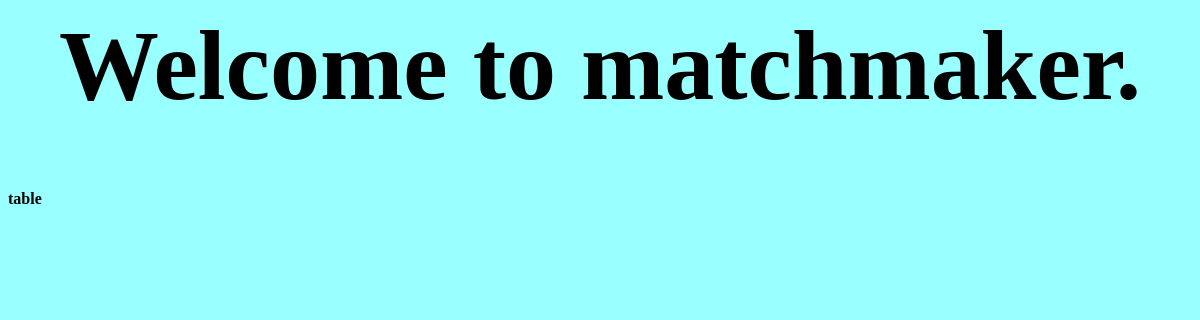
The app's page /match/, older data.
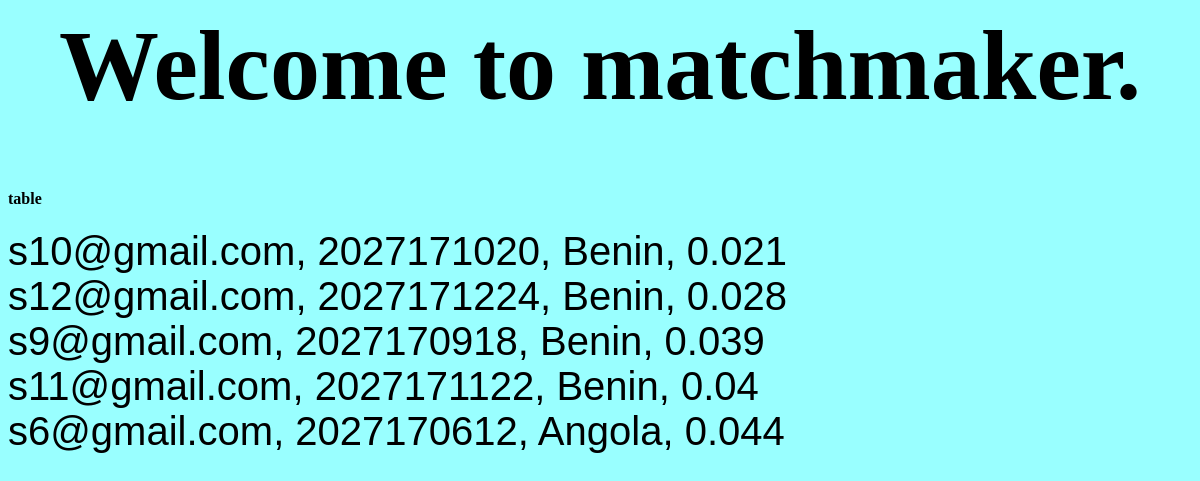
The same page, newer data.
### matchmaker/models.py (models this page shows)
class Seller(models.Model):
    email = models.CharField(max_length=50, primary_key = True)
    phone_number = models.IntegerField()
    address = models.CharField(max_length=50)
    country_name = models.CharField(max_length=50)
    total_produced_2018_Gwh = models.FloatField(default=0.0)
    price_per_kwh = models.FloatField(default=0.0)

### matchmaker/views.py (the view)
# urls.py: path('match/', views.matchmaker, name='matchmaker'),
def matchmaker(request):
	prices = [.01, .05]
	countries = ['Benin', 'Angola']
	sortBy = ['price_per_kwh','country_name']
	if len(prices) > 0:
		table = Seller.objects.filter(price_per_kwh__gte=prices[0], price_per_kwh__lte=prices[1])
	else: table = Seller.objects.all()
	if len(countries) > 0:
		table = table.filter(country_name__in=countries)
	if len(sortBy) == 1:
			table = table.order_by(sortBy[0])
	if len(sortBy) == 2:
		table = table.order_by(sortBy[0], sortBy[1])
	return render(request, 'matchmaker.html', {'matches': table})

### matchmaker/templates/matchmaker.html
{% load static %}
<html lang="en-US">
    <head>
        <link rel="stylesheet" href="{% static 'style.css' %}">
        <h1> Welcome to matchmaker.</h1>
    </head>
    <div>
    	<h4> table </h4>
    </div>
    {% for seller in matches %}
    <div class="seller">
        {{ seller.email }}, {{ seller.phone_number }}, {{ seller.country_name }}, {{seller.price_per_kwh}}
    </div>
    {% endfor %}
</html>

### matchmaker/static/style.css (style rules this page uses)
h1 { font-size: 100px; text-align: center; }
.seller { font-size: 40px; font-family: Arial; }

Row changes from the older to the newer data that the page shows:
added Seller: email "s10@gmail.com", phone_number "2027171020", country_name "Benin", price_per_kwh "0.021"
added Seller: email "s12@gmail.com", phone_number "2027171224", country_name "Benin", price_per_kwh "0.028"
added Seller: email "s9@gmail.com", phone_number "2027170918", country_name "Benin", price_per_kwh "0.039"
added Seller: email "s11@gmail.com", phone_number "2027171122", country_name "Benin", price_per_kwh "0.04"
added Seller: email "s6@gmail.com", phone_number "2027170612", country_name "Angola", price_per_kwh "0.044"
